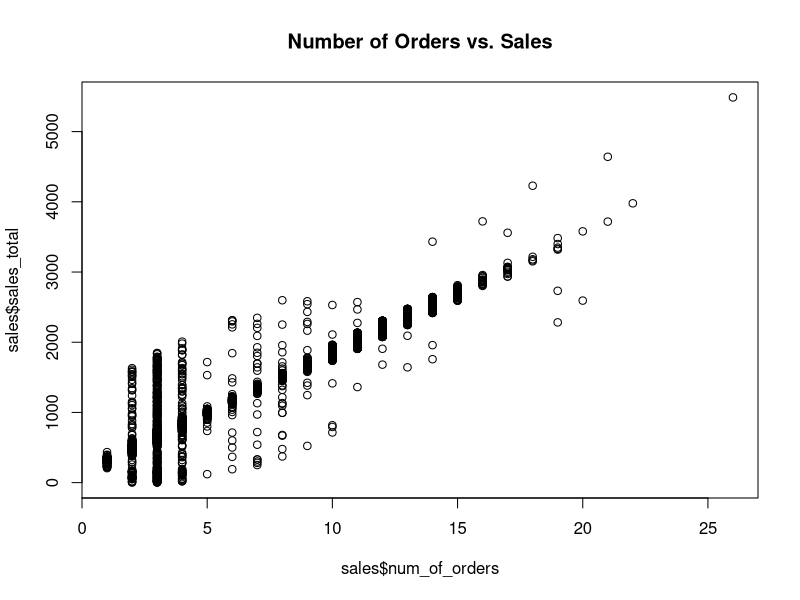
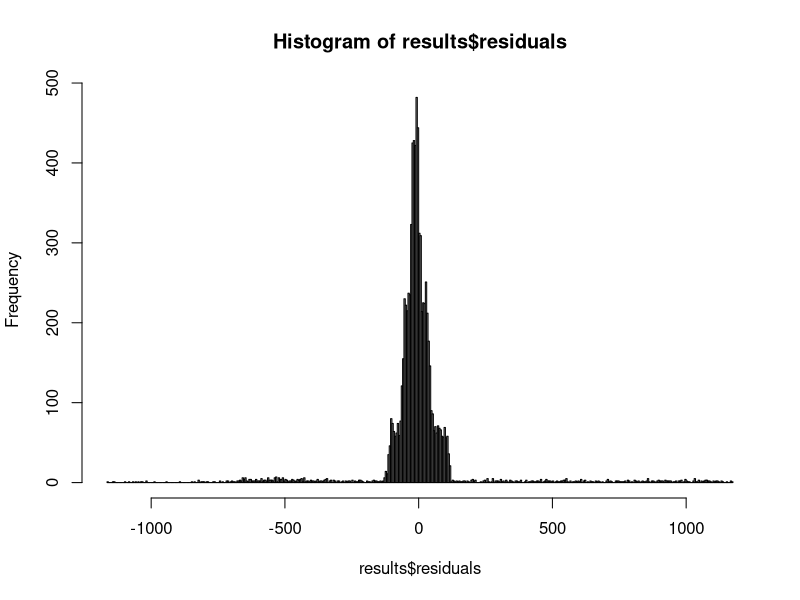

Reproduce these figures in R, in order.
# show the current working directory
getwd()

# change the following line for your setup
setwd("Identities/takiszourntos/teaching/lambton/2021/winter/cbd2204_2/week_2/workspace/")

# import a CSV file of the total annual sales for each customer
#sales <- read.csv("Identities/takiszourntos/teaching/lambton/2021/winter/cbd2204_2/week_2/workspace/yearly_sales.csv", sep="");
sales <- read.csv("yearly_sales.csv", sep="");


# examine the imported dataset
head(sales)
summary(sales)

# plot num_of_orders vs. sales
plot(sales$num_of_orders, sales$sales_total, main="Number of Orders vs. Sales")

# perform a statistical analysis (fit a linear regression model)
results <- lm(sales$sales_total ~ sales$num_of_orders)
summary(results)

# perform some diagnostics on the fitted model
# plot histogram of the residuals
hist(results$residuals, breaks = 800)
